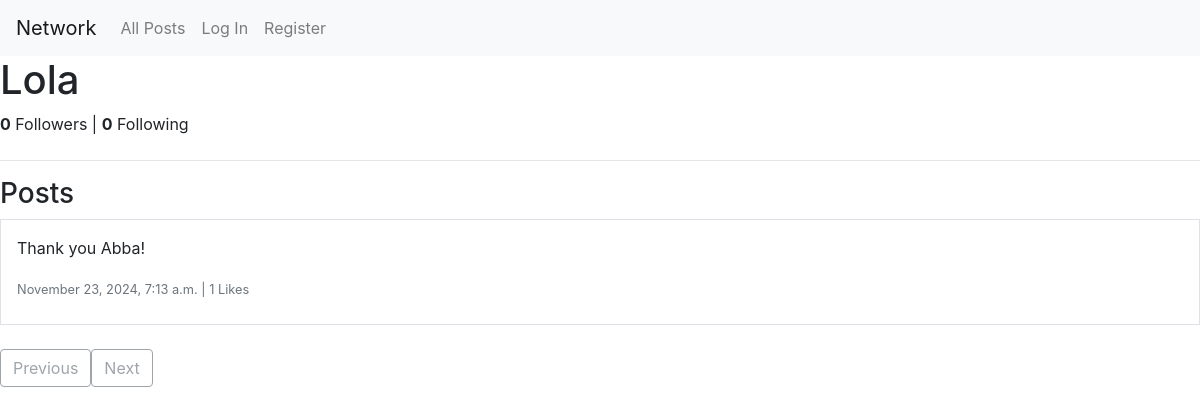
The page /profile/Lola on the database its author committed.
### network/models.py (models this page shows, shortened)
class User(AbstractUser):
    def follower_count(self):
        return Follow.objects.filter(following=self).count()
    def following_count(self):
        return Follow.objects.filter(follower=self).count()

class Post(models.Model):
    author = models.ForeignKey(User, on_delete=models.CASCADE, related_name="posts")
    content = models.TextField()
    timestamp = models.DateTimeField(auto_now_add=True)
    likes = models.ManyToManyField(User, related_name="liked_posts", blank=True)
    def like_count(self):
        return self.likes.count()

### network/views.py (the view)
# urls.py: path("profile/<str:username>", views.profile, name="profile"),
def profile(request, username):
    profile_user = get_object_or_404(User, username=username)
    posts = profile_user.posts.order_by("-timestamp")
    paginator = Paginator(posts, 10)  # Show 10 posts per page
    page_number = request.GET.get("page")
    page_obj = paginator.get_page(page_number)
    is_following = (
        request.user.is_authenticated and
        Follow.objects.filter(follower=request.user, following=profile_user).exists()
    )
    return render(request, "network/profile.html", {
        "profile_user": profile_user,
        "page_obj": page_obj,
        "is_following": is_following,
    })

### network/templates/network/profile.html (shortened to what this page needs)
{% extends "network/layout.html" %}
{% block body %}
<h1>{{ profile_user.username }}</h1>
<div class="mb-4">
    <strong id="follower-count">{{ profile_user.follower_count }}</strong> Followers |
    <strong>{{ profile_user.following_count }}</strong> Following
</div>
<hr/>
<h3>Posts</h3>
<div id="posts">
    {% if page_obj %}
        {% for post in page_obj %}
        <div class="post border mb-4 p-3" data-post-id="{{ post.id }}">
            <p id="post-content-{{ post.id }}">{{ post.content }}</p>
            <small class="text-muted">
                {{ post.timestamp|date:"F j, Y, g:i a" }} |
                <span id="like-count-{{ post.id }}">{{ post.like_count }}</span> Likes
            </small>
        </div>
        {% endfor %}
    {% else %}
    <h5 class="text-muted">No posts to display.</h5>
    {% endif %}
</div>
<div class="pagination">
    {% if page_obj.has_previous %}
    <a href="?page={{ page_obj.previous_page_number }}" class="btn btn-outline-secondary">Previous</a>
    {% else %}
    <button class="btn btn-outline-secondary disabled">Previous</button>
    {% endif %}
    {% if page_obj.has_next %}
    <a href="?page={{ page_obj.next_page_number }}" class="btn btn-outline-secondary">Next</a>
    {% else %}
    <button class="btn btn-outline-secondary disabled">Next</button>
    {% endif %}
</div>
{% endblock %}

### rows shown on the page
User: username "Lola", follower_count "0", following_count "0"
Post: content "Thank you Abba!", timestamp "November 23, 2024, 7:13 a.m.", like_count "1"
